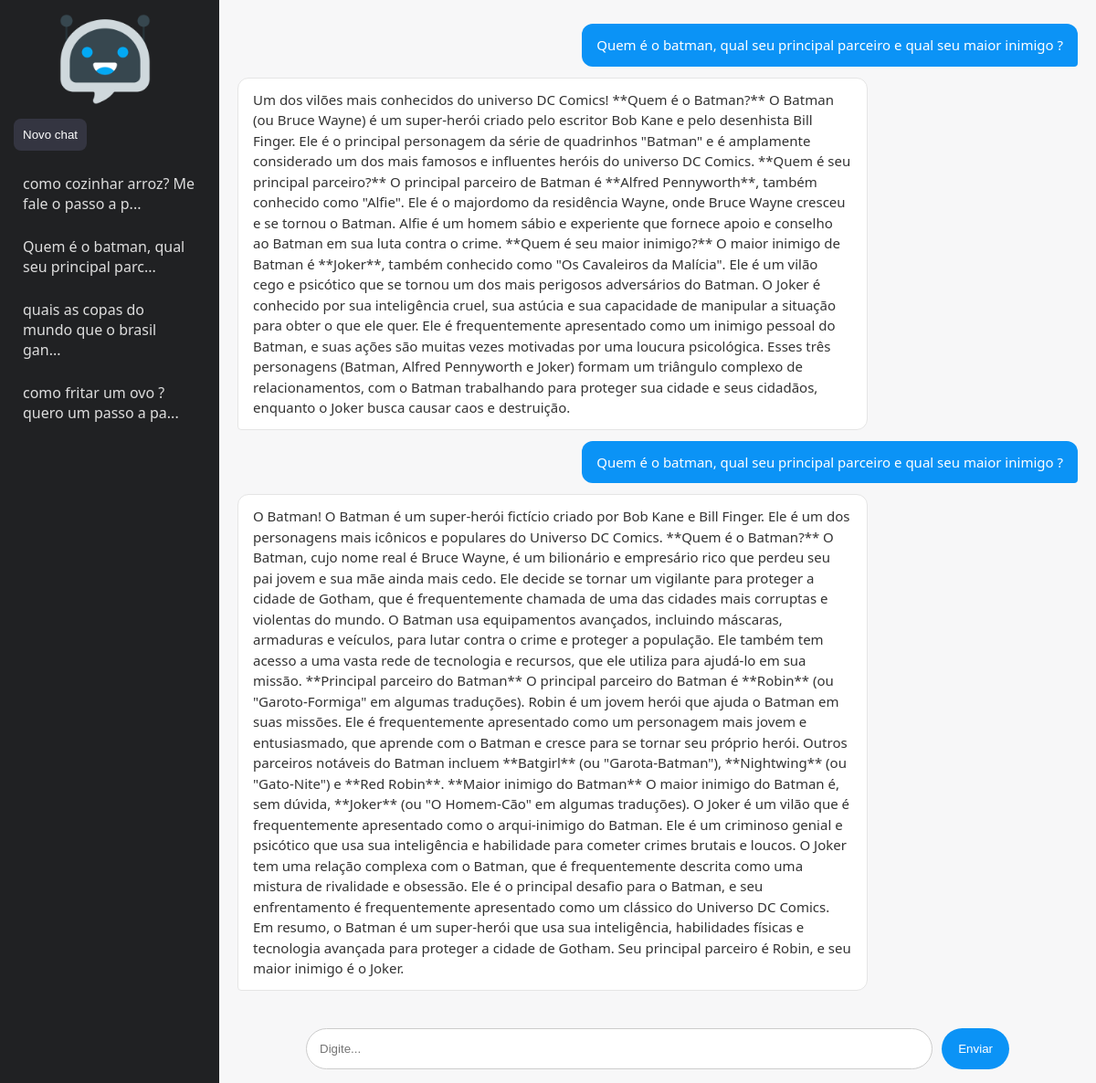
Screenshot of /chat/3 with the database file from the repository.
### tables this page shows
CREATE TABLE chats (
            id INTEGER PRIMARY KEY AUTOINCREMENT,
            titulo TEXT
        );

CREATE TABLE mensagens (
            id INTEGER PRIMARY KEY AUTOINCREMENT,
            chat_id INTEGER,
            pergunta TEXT,
            resposta TEXT
        );

### app.py (the view, shortened to what this page needs)
@app.route("/chat/<int:chat_id>", methods=["GET", "POST"])
def chat_view(chat_id): # exibe mensagens e processa novas perguntas no chat selecionado
    conn = get_db()
    try:
        mensagens = conn.execute(
            "SELECT * FROM mensagens WHERE chat_id = ?",
            (chat_id,)
        ).fetchall()
        chats = conn.execute(
            "SELECT * FROM chats ORDER BY id DESC"
        ).fetchall()
    finally:
        conn.close()
    return render_template(
        "index.html",
        chats=chats,
        mensagens=mensagens,
        chat_id=chat_id
    )

### db.py (called while the page is built)
def get_db():
    conn = sqlite3.connect(DB_PATH, check_same_thread=False)
    conn.row_factory = sqlite3.Row
    return conn

### templates/index.html (shortened to what this page needs)
<!DOCTYPE html>
<html lang="pt-BR">
<head>
<link rel="stylesheet" href="{{ url_for('static', filename='style.css') }}">
</head>
<body>
<div class="layout">
    <div class="sidebar">
        <form action="/novo" method="post">
            <img class="icon" src="{{ url_for('static', filename='../static/image/chatbot.png') }}" alt="Novo chat">
            <br>
            <button> Novo chat</button>
        </form>
        {% for c in chats %}
            <a href="/chat/{{c.id}}">
                {{ c.titulo if c.titulo else "Chat " ~ c.id }}
            </a>
        {% endfor %}
    </div>
    <div class="chat">
        {% if chat_id %}
            <div class="mensagens">
                {% for m in mensagens %}
                    <div class="msg user">{{m.pergunta}}</div>
                    <div class="msg ia">{{m.resposta}}</div>
                {% endfor %}
            </div>
            <form method="post" action="/chat/{{chat_id}}" class="form">
                <input type="text" name="pergunta" placeholder="Digite..." required>
                <button>Enviar</button>
            </form>
        {% else %}
            <h2 style="margin:auto">Crie ou selecione um chat</h2>
        {% endif %}
    </div>
</div>
</body>
</html>

### static/style.css (style rules this page uses)
* { box-sizing: border-box; }
body { margin: 0; font-family: "Segoe UI", Arial, sans-serif; background: #f7f7f8; }
.layout { display: flex; height: 100vh; }
.sidebar { width: 240px; background: #202123; color: #fff; padding: 15px; display: flex; flex-direction: column; }
.sidebar button { background: #343541; color: #fff; border: none; padding: 10px; border-radius: 8px; cursor: pointer; margin-bottom: 15px; transition: 0.2s; }
.sidebar a { display: block; padding: 10px; border-radius: 6px; text-decoration: none; color: #ddd; margin-bottom: 5px; transition: 0.2s; }
.chat { flex: 1; display: flex; flex-direction: column; }
.mensagens { flex: 1; overflow-y: auto; padding: 20px; display: flex; flex-direction: column; }
.msg { max-width: 75%; padding: 12px 16px; margin: 6px 0; border-radius: 12px; line-height: 1.5; word-wrap: break-word; font-size: 15px; }
.user { background: #0b93f6; color: white; margin-left: auto; border-bottom-right-radius: 4px; }
.ia { background: #ffffff; border: 1px solid #e5e5e5; color: #333; margin-right: auto; border-bottom-left-radius: 4px; }
.form { width: 100%; max-width: 800px; display: flex; gap: 10px; padding: 15px; position: sticky; bottom: 0; background: #f7f7f8; }
.form input { flex: 1; padding: 14px; border-radius: 25px; border: 1px solid #ccc; outline: none; }
.form button { padding: 12px 18px; border-radius: 25px; border: none; background: #0b93f6; color: white; cursor: pointer; }
.icon { width: 100px; margin-bottom: 10px; margin-left: 50px; }
.chat { flex: 1; display: flex; flex-direction: column; align-items: center; background: #f7f7f8; }

### rows the page displays
chats: titulo "como cozinhar arroz? Me fale o passo a p..."
chats: titulo "Quem é o batman, qual seu principal parc..."
chats: titulo "quais as copas do mundo que o brasil gan..."
chats: titulo "como fritar um ovo ? quero um passo a pa..."
mensagens: pergunta "Quem é o batman, qual seu principal parceiro e qual seu maior inimigo ?", resposta "Um dos vilões mais conhecidos do universo DC Comics! **Quem é o Batman?** O Batman (ou Bruce Wayne) é um super-herói criado pelo escritor Bob Kane e pelo desenhista Bill Finger. Ele é o principal personagem da série de quadrinhos \"Batman\" e é amplamente considerado um dos mais famosos e influentes heróis do universo DC Comics. **Quem é seu principal parceiro?** O principal parceiro de Batman é **Alfred Pennyworth**, também conhecido como \"Alfie\". Ele é o majordomo da residência Wayne, onde Bruce Wayne cresceu e se tornou o Batman. Alfie é um homem sábio e experiente que fornece apoio e conselho ao Batman em sua luta contra o crime. **Quem é seu maior inimigo?** O maior inimigo de Batman é…"
mensagens: pergunta "Quem é o batman, qual seu principal parceiro e qual seu maior inimigo ?", resposta "O Batman! O Batman é um super-herói fictício criado por Bob Kane e Bill Finger. Ele é um dos personagens mais icônicos e populares do Universo DC Comics. **Quem é o Batman?** O Batman, cujo nome real é Bruce Wayne, é um bilionário e empresário rico que perdeu seu pai jovem e sua mãe ainda mais cedo. Ele decide se tornar um vigilante para proteger a cidade de Gotham, que é frequentemente chamada de uma das cidades mais corruptas e violentas do mundo. O Batman usa equipamentos avançados, incluindo máscaras, armaduras e veículos, para lutar contra o crime e proteger a população. Ele também tem acesso a uma vasta rede de tecnologia e recursos, que ele utiliza para ajudá-lo em sua missão.…"
